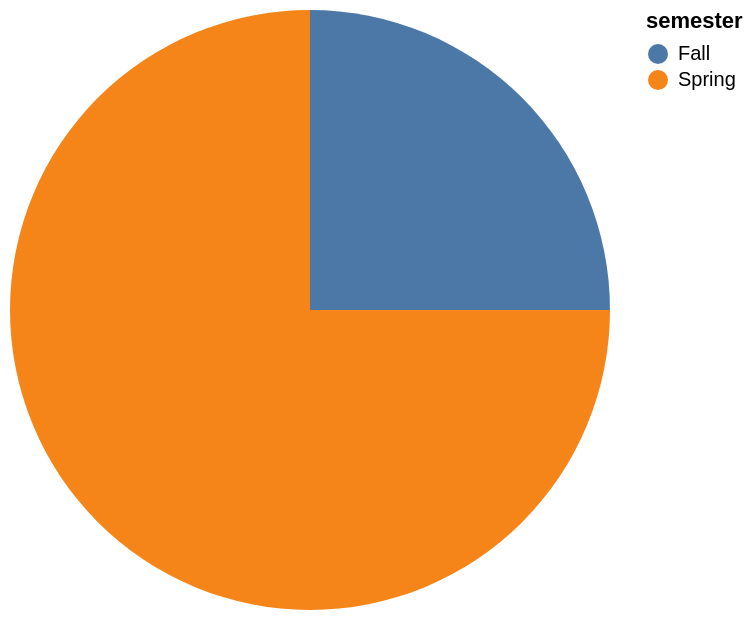

Express this chart as Vega-Lite.
### Vega-Lite specification from a JSON file in a GitHub repository (floating-point values rounded to 4 significant figures)
{"data": {"values": [{"x_data": "Fall", "y_data": 3}, {"x_data": "Spring", "y_data": 9}]}, "mark": "arc", "encoding": {"theta": {"field": "y_data", "type": "quantitative", "title": "COUNT(semester)"}, "color": {"field": "x_data", "type": "nominal", "title": "semester"}}}
